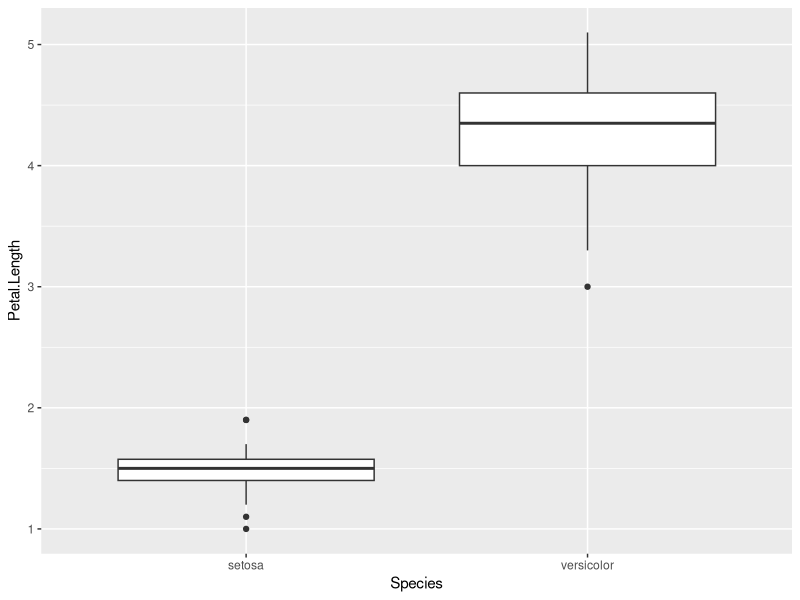
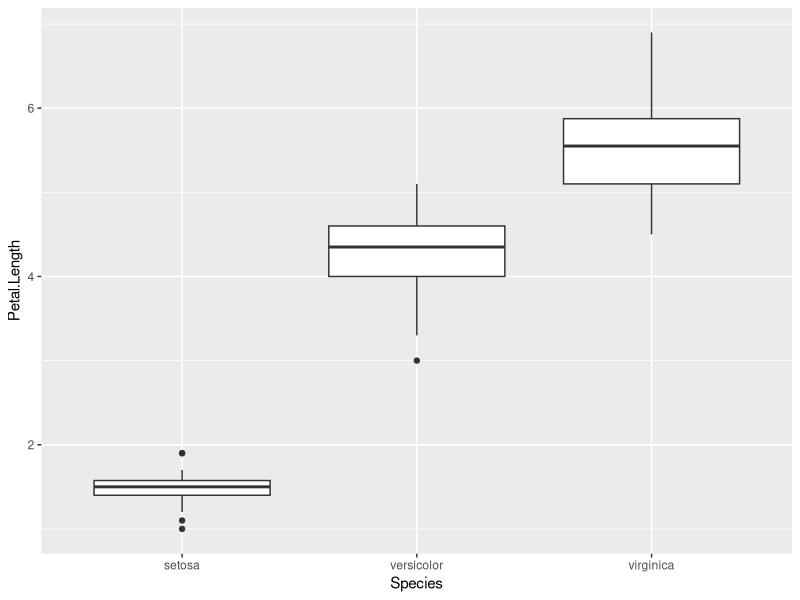
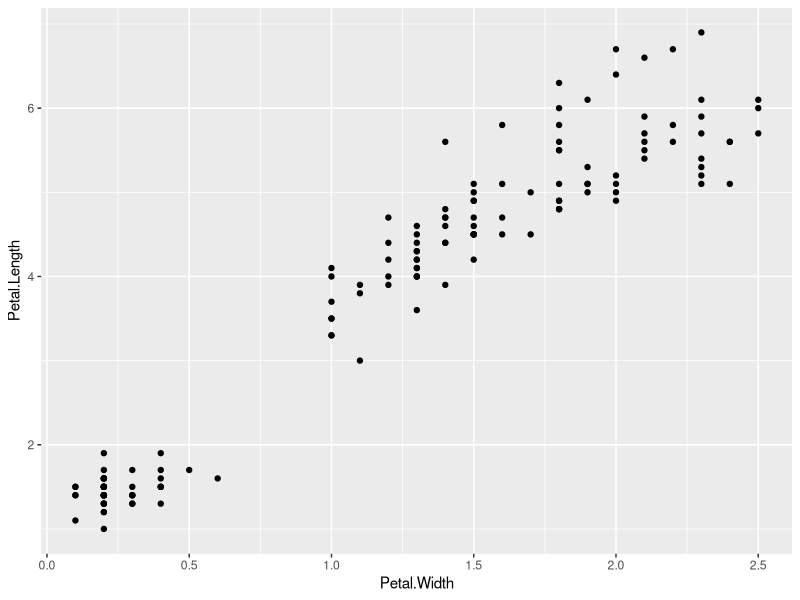
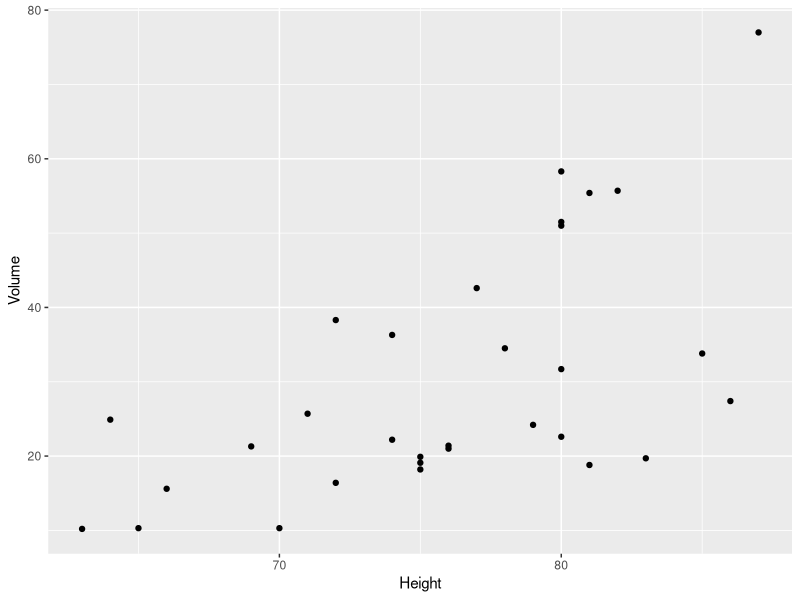
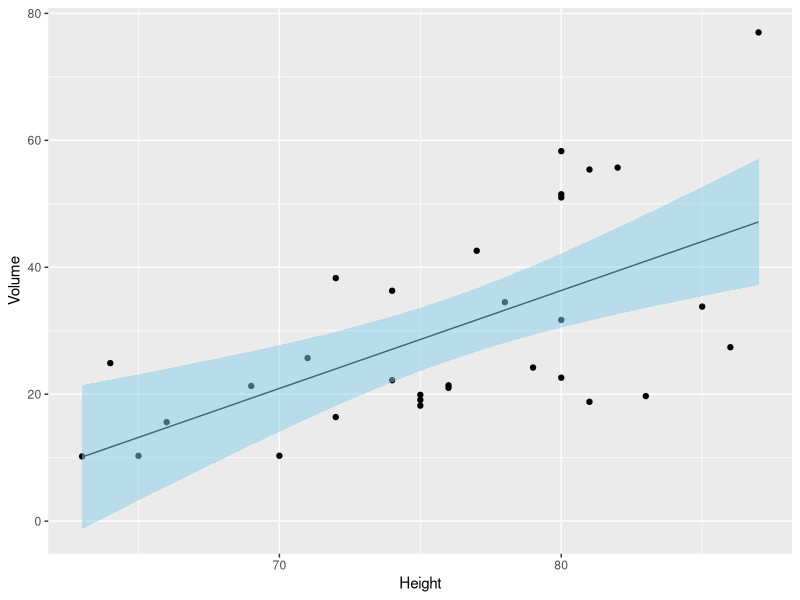
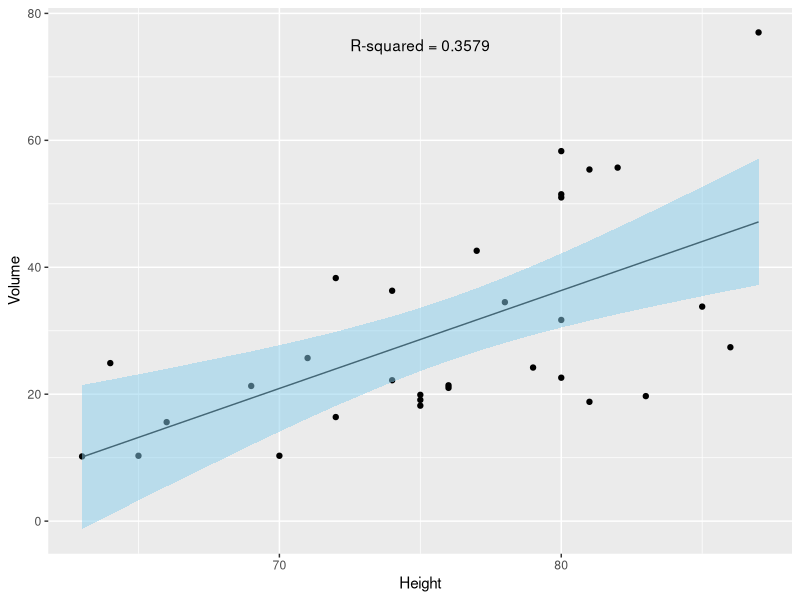

Reproduce these figures in R, in order.
## ---- chunk 1
library(tidyverse)
## ---- chunk 2
data('iris')
## ---- chunk 3
iris1 <- iris %>%
  filter(Species=="setosa" | Species=="versicolor")
slice_sample(iris1)
## ---- chunk 4
iris1 %>%
  ggplot(aes(x=Species, y=Petal.Length)) +
  geom_boxplot()
## ---- chunk 5
t.test(data=iris1, Petal.Length ~ Species)
## ---- chunk 6
t.test(data=iris1, Petal.Length ~ Species, conf.level=.99)
## ---- chunk 7
iris %>%
  ggplot(aes(x=Species, y=Petal.Length)) +
  geom_boxplot()
## ---- chunk 8
iris.model <- lm(data=iris, Sepal.Length ~ Species-1)
summary(iris.model)
## ---- chunk 9
anova(iris.model)
## ---- chunk 10
summary(iris.model)
## ---- chunk 11
ggplot(data=iris, aes(x=Petal.Width, y=Petal.Length)) +
  geom_point()
## ---- chunk 12
petal.model <- lm(data=iris, Petal.Length ~ Petal.Width)
summary(petal.model)
## ---- chunk 13
summary(petal.model)
## ---- chunk 14
ggplot(data=trees, aes(x=Height, y=Volume)) +
  geom_point()
## ---- chunk 15
model <- lm(Volume ~ Height, data=trees)
## ---- chunk 16
summary(model)
## ---- chunk 17
predict.model <- cbind(trees, predict(model, interval = "confidence"))

predict.model
## ---- chunk 18
ggplot(data=predict.model, aes(x=Height, y=Volume)) +
  geom_point() +
  geom_line(aes(y=fit)) +
  geom_ribbon(aes(ymin=lwr, ymax=upr), alpha=0.5, fill="skyblue")
## ---- chunk 19
ggplot(data=predict.model, aes(x=Height, y=Volume)) +
  geom_point() +
  geom_line(aes(y=fit)) +
  geom_ribbon(aes(ymin=lwr, ymax=upr), alpha=0.5, fill="skyblue") +
  annotate("text", x=75, y=75, label="R-squared = 0.3579")
